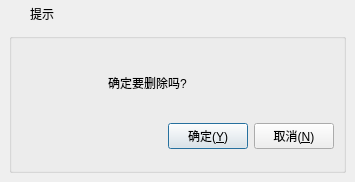
<?xml version="1.0" encoding="UTF-8"?>
<ui version="4.0">
 <class>frmMessageBox</class>
 <widget class="QDialog" name="frmMessageBox">
  <property name="geometry">
   <rect>
    <x>0</x>
    <y>0</y>
    <width>355</width>
    <height>182</height>
   </rect>
  </property>
  <property name="minimumSize">
   <size>
    <width>355</width>
    <height>182</height>
   </size>
  </property>
  <property name="maximumSize">
   <size>
    <width>355</width>
    <height>182</height>
   </size>
  </property>
  <property name="windowTitle">
   <string>提示</string>
  </property>
  <layout class="QVBoxLayout" name="verticalLayout">
   <property name="spacing">
    <number>0</number>
   </property>
   <property name="leftMargin">
    <number>0</number>
   </property>
   <property name="topMargin">
    <number>0</number>
   </property>
   <property name="rightMargin">
    <number>0</number>
   </property>
   <property name="bottomMargin">
    <number>0</number>
   </property>
   <item>
    <widget class="QWidget" name="wgtTitleBar" native="true">
     <property name="sizePolicy">
      <sizepolicy hsizetype="Preferred" vsizetype="Fixed">
       <horstretch>0</horstretch>
       <verstretch>0</verstretch>
      </sizepolicy>
     </property>
     <property name="minimumSize">
      <size>
       <width>100</width>
       <height>28</height>
      </size>
     </property>
     <layout class="QHBoxLayout" name="horizontalLayout_2">
      <property name="spacing">
       <number>0</number>
      </property>
      <property name="leftMargin">
       <number>0</number>
      </property>
      <property name="topMargin">
       <number>0</number>
      </property>
      <property name="rightMargin">
       <number>0</number>
      </property>
      <property name="bottomMargin">
       <number>0</number>
      </property>
      <item>
       <spacer name="horizontalSpacer_2">
        <property name="orientation">
         <enum>Qt::Horizontal</enum>
        </property>
        <property name="sizeType">
         <enum>QSizePolicy::Fixed</enum>
        </property>
        <property name="sizeHint" stdset="0">
         <size>
          <width>6</width>
          <height>20</height>
         </size>
        </property>
       </spacer>
      </item>
      <item>
       <widget class="QLabel" name="lblSystemIcon">
        <property name="minimumSize">
         <size>
          <width>18</width>
          <height>18</height>
         </size>
        </property>
        <property name="maximumSize">
         <size>
          <width>18</width>
          <height>18</height>
         </size>
        </property>
        <property name="text">
         <string/>
        </property>
       </widget>
      </item>
      <item>
       <spacer name="horizontalSpacer_3">
        <property name="orientation">
         <enum>Qt::Horizontal</enum>
        </property>
        <property name="sizeType">
         <enum>QSizePolicy::Fixed</enum>
        </property>
        <property name="sizeHint" stdset="0">
         <size>
          <width>6</width>
          <height>20</height>
         </size>
        </property>
       </spacer>
      </item>
      <item>
       <widget class="QLabel" name="lblTitle">
        <property name="sizePolicy">
         <sizepolicy hsizetype="Expanding" vsizetype="Preferred">
          <horstretch>0</horstretch>
          <verstretch>0</verstretch>
         </sizepolicy>
        </property>
        <property name="styleSheet">
         <string notr="true"/>
        </property>
        <property name="text">
         <string>提示</string>
        </property>
        <property name="alignment">
         <set>Qt::AlignLeading|Qt::AlignLeft|Qt::AlignVCenter</set>
        </property>
       </widget>
      </item>
      <item>
       <widget class="QWidget" name="wgtMenu" native="true">
        <property name="sizePolicy">
         <sizepolicy hsizetype="Minimum" vsizetype="Preferred">
          <horstretch>0</horstretch>
          <verstretch>0</verstretch>
         </sizepolicy>
        </property>
        <layout class="QHBoxLayout" name="horizontalLayout">
         <property name="spacing">
          <number>0</number>
         </property>
         <property name="leftMargin">
          <number>0</number>
         </property>
         <property name="topMargin">
          <number>0</number>
         </property>
         <property name="rightMargin">
          <number>0</number>
         </property>
         <property name="bottomMargin">
          <number>0</number>
         </property>
         <item>
          <widget class="QPushButton" name="btnCloseMenu">
           <property name="sizePolicy">
            <sizepolicy hsizetype="Minimum" vsizetype="Expanding">
             <horstretch>0</horstretch>
             <verstretch>0</verstretch>
            </sizepolicy>
           </property>
           <property name="minimumSize">
            <size>
             <width>40</width>
             <height>0</height>
            </size>
           </property>
           <property name="cursor">
            <cursorShape>ArrowCursor</cursorShape>
           </property>
           <property name="focusPolicy">
            <enum>Qt::NoFocus</enum>
           </property>
           <property name="toolTip">
            <string>关闭</string>
           </property>
           <property name="text">
            <string/>
           </property>
           <property name="flat">
            <bool>true</bool>
           </property>
          </widget>
         </item>
        </layout>
       </widget>
      </item>
     </layout>
    </widget>
   </item>
   <item>
    <widget class="QWidget" name="widget_main" native="true">
     <property name="styleSheet">
      <string notr="true"/>
     </property>
     <layout class="QVBoxLayout" name="verticalLayout_2">
      <property name="spacing">
       <number>9</number>
      </property>
      <property name="leftMargin">
       <number>9</number>
      </property>
      <property name="topMargin">
       <number>5</number>
      </property>
      <property name="rightMargin">
       <number>9</number>
      </property>
      <property name="bottomMargin">
       <number>9</number>
      </property>
      <item>
       <widget class="QGroupBox" name="groupBox">
        <property name="title">
         <string/>
        </property>
        <layout class="QGridLayout" name="gridLayout">
         <item row="0" column="2">
          <spacer name="horizontalSpacer_4">
           <property name="orientation">
            <enum>Qt::Horizontal</enum>
           </property>
           <property name="sizeType">
            <enum>QSizePolicy::Fixed</enum>
           </property>
           <property name="sizeHint" stdset="0">
            <size>
             <width>15</width>
             <height>20</height>
            </size>
           </property>
          </spacer>
         </item>
         <item row="0" column="1">
          <widget class="QLabel" name="labIcoMain">
           <property name="minimumSize">
            <size>
             <width>45</width>
             <height>45</height>
            </size>
           </property>
           <property name="maximumSize">
            <size>
             <width>45</width>
             <height>45</height>
            </size>
           </property>
           <property name="styleSheet">
            <string notr="true"/>
           </property>
           <property name="text">
            <string/>
           </property>
          </widget>
         </item>
         <item row="0" column="3">
          <widget class="QLabel" name="labInfo">
           <property name="text">
            <string>确定要删除吗?</string>
           </property>
           <property name="scaledContents">
            <bool>false</bool>
           </property>
           <property name="wordWrap">
            <bool>true</bool>
           </property>
          </widget>
         </item>
         <item row="1" column="1" colspan="3">
          <layout class="QHBoxLayout" name="horizontalLayout_3">
           <item>
            <spacer name="horizontalSpacer">
             <property name="orientation">
              <enum>Qt::Horizontal</enum>
             </property>
             <property name="sizeHint" stdset="0">
              <size>
               <width>40</width>
               <height>20</height>
              </size>
             </property>
            </spacer>
           </item>
           <item>
            <widget class="QPushButton" name="btnOk">
             <property name="minimumSize">
              <size>
               <width>80</width>
               <height>0</height>
              </size>
             </property>
             <property name="maximumSize">
              <size>
               <width>80</width>
               <height>16777215</height>
              </size>
             </property>
             <property name="cursor">
              <cursorShape>PointingHandCursor</cursorShape>
             </property>
             <property name="focusPolicy">
              <enum>Qt::StrongFocus</enum>
             </property>
             <property name="styleSheet">
              <string notr="true"/>
             </property>
             <property name="text">
              <string>确定(&amp;Y)</string>
             </property>
             <property name="icon">
              <iconset>
               <normaloff>:/image/update.png</normaloff>:/image/update.png</iconset>
             </property>
             <property name="iconSize">
              <size>
               <width>20</width>
               <height>20</height>
              </size>
             </property>
            </widget>
           </item>
           <item>
            <widget class="QPushButton" name="btnCancel">
             <property name="minimumSize">
              <size>
               <width>80</width>
               <height>0</height>
              </size>
             </property>
             <property name="maximumSize">
              <size>
               <width>80</width>
               <height>16777215</height>
              </size>
             </property>
             <property name="cursor">
              <cursorShape>PointingHandCursor</cursorShape>
             </property>
             <property name="focusPolicy">
              <enum>Qt::StrongFocus</enum>
             </property>
             <property name="styleSheet">
              <string notr="true"/>
             </property>
             <property name="text">
              <string>取消(&amp;N)</string>
             </property>
             <property name="icon">
              <iconset>
               <normaloff>:/image/close.png</normaloff>:/image/close.png</iconset>
             </property>
             <property name="iconSize">
              <size>
               <width>20</width>
               <height>20</height>
              </size>
             </property>
            </widget>
           </item>
          </layout>
         </item>
         <item row="0" column="0">
          <spacer name="horizontalSpacer_5">
           <property name="orientation">
            <enum>Qt::Horizontal</enum>
           </property>
           <property name="sizeType">
            <enum>QSizePolicy::Fixed</enum>
           </property>
           <property name="sizeHint" stdset="0">
            <size>
             <width>15</width>
             <height>20</height>
            </size>
           </property>
          </spacer>
         </item>
        </layout>
       </widget>
      </item>
     </layout>
    </widget>
   </item>
  </layout>
 </widget>
 <resources/>
 <connections/>
</ui>
